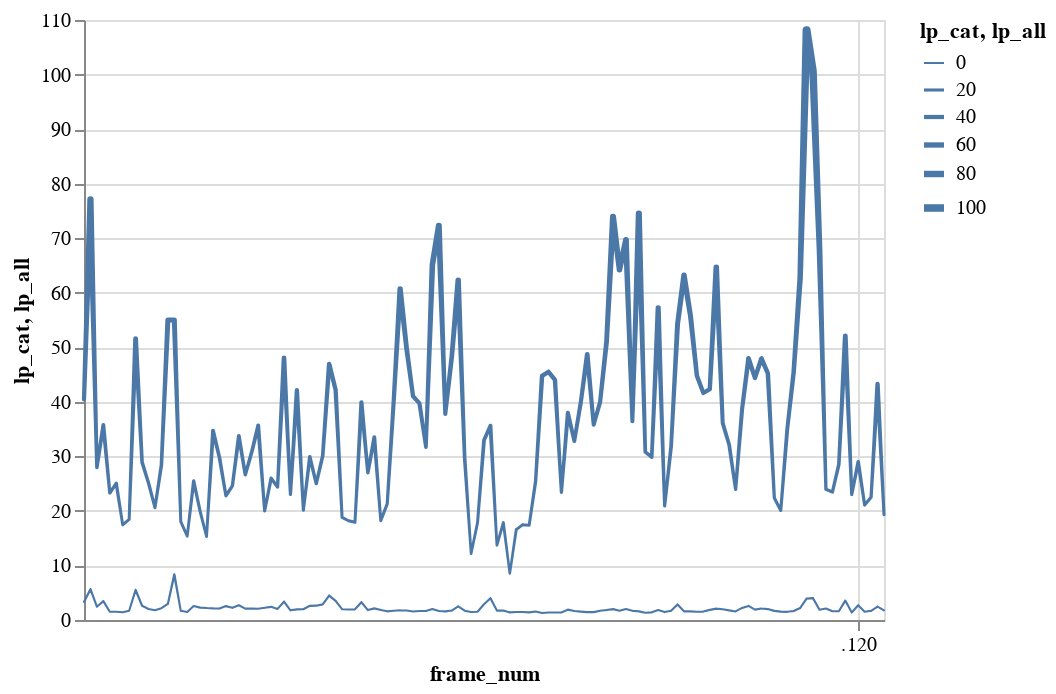

This figure's notebook cell:
### Code cell
source = result

lp_cat = alt.Chart(source).mark_trail().encode(
    x='frame_num:T',
    y='lp_cat:Q',
    size='lp_cat:Q'
)

lp_all = alt.Chart(source).mark_trail().encode(
    x='frame_num:T',
    y='lp_all:Q',
    size='lp_all:Q'
)

lp_cat + lp_all
